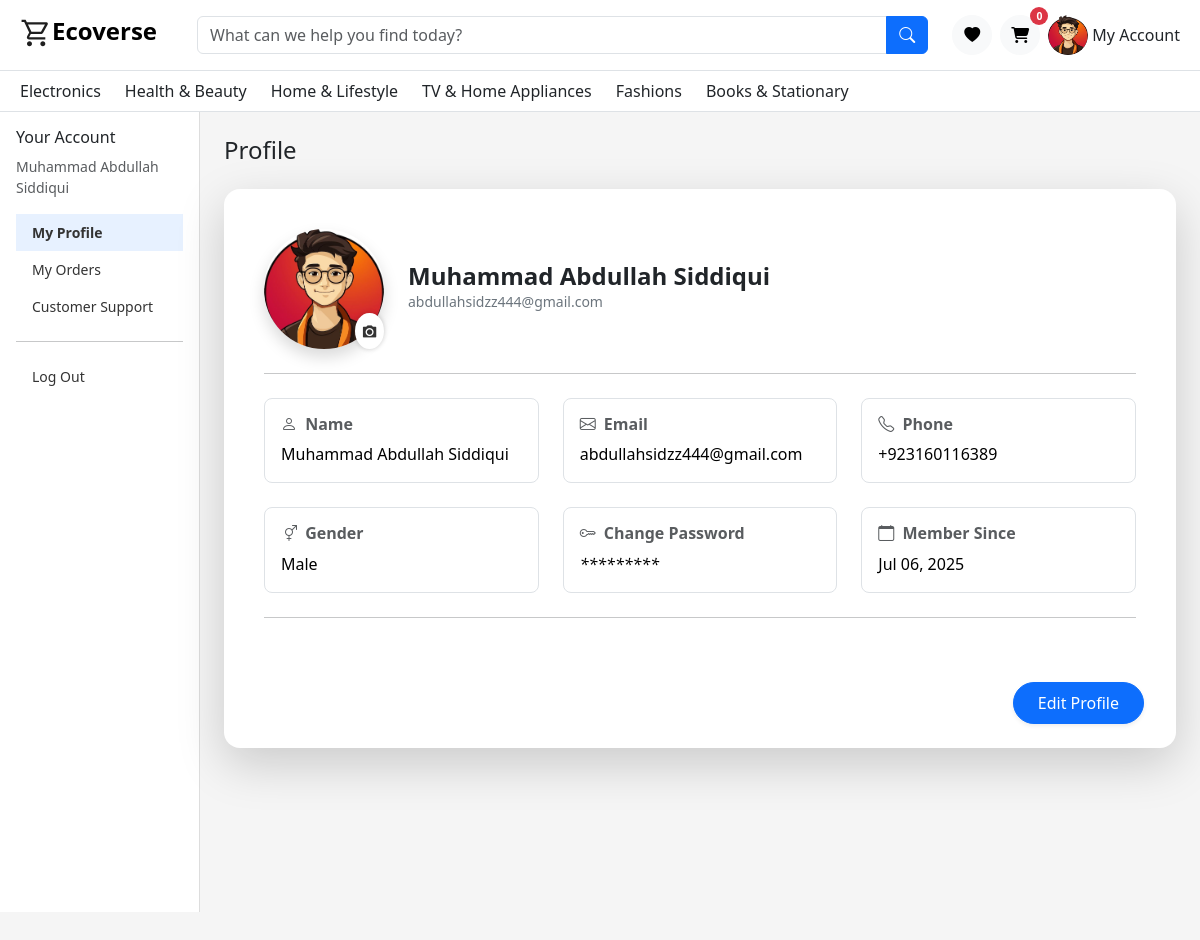
Page /Client/homeprofile.php (signed in) on the earlier database version.
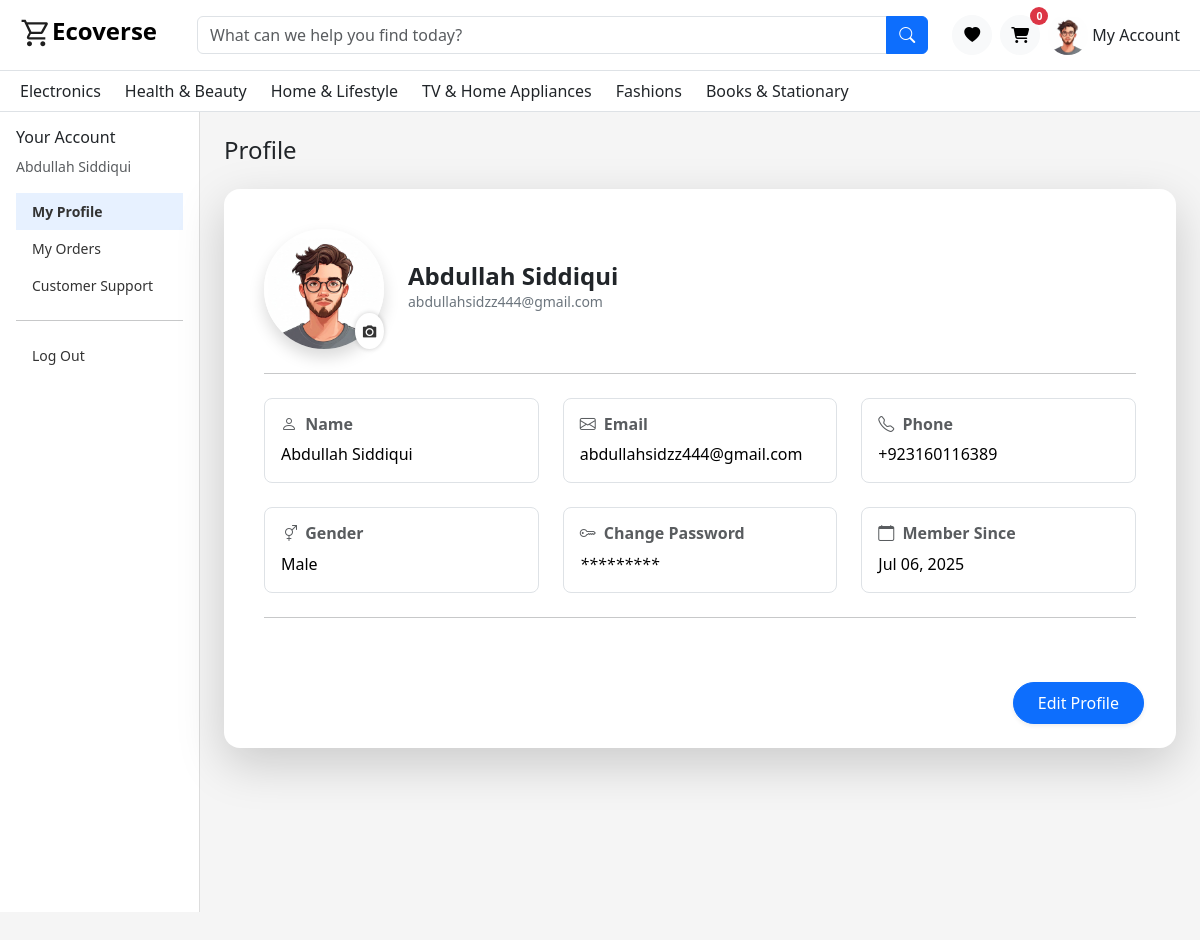
Same page on the later database version.
### tables this page shows
CREATE TABLE `users` (
  `id` int(11) NOT NULL,
  `name` varchar(100) NOT NULL,
  `email` varchar(100) NOT NULL,
  `password` varchar(255) NOT NULL,
  `phone` varchar(20) DEFAULT NULL,
  `role` enum('user','admin') DEFAULT 'user',
  `status` enum('active','inactive') DEFAULT 'active',
  `created_at` datetime DEFAULT current_timestamp(),
  `updated_at` datetime DEFAULT current_timestamp() ON UPDATE current_timestamp(),
  `user_profile` varchar(255) NOT NULL DEFAULT '',
  `gender` enum('male','female') DEFAULT 'male',
  `email_token` varchar(255) DEFAULT NULL,
  `token_expiry` datetime DEFAULT NULL
);

### Client/homeprofile.php (the view, shortened to what the changed rows need)
<?php
include './includes/Navbar.php';
include("../Server/Admin-Panel/config/db.php");
$user_id = $_SESSION['user_id'];
?>
<link href="https://cdn.jsdelivr.net/npm/bootstrap@5.3.3/dist/css/bootstrap.min.css" rel="stylesheet" />
<link href="https://cdnjs.cloudflare.com/ajax/libs/font-awesome/6.5.0/css/all.min.css" rel="stylesheet" />
<div    class="container-fluid">
  <div class="row">
    <?php
    $sql = "SELECT * FROM users WHERE id = $user_id";
    $result = $conn->query($sql);
    if ($row = $result->fetch_assoc()) {
    ?>
      <div id="sidebar_mob"  class="col-12 col-md-3 col-lg-2 sidebar p-0">
        <div  class="p-3">
          <h6>Your Account</h6>
          <small class="text-muted d-block mb-3"><?= htmlspecialchars($row['name']) ?></small>
          <a href="./homeprofile.php" id="Home" class="active">My Profile</a>
          <a href="./Profile.php" id='myorders'>My Orders</a>
          <a href="./customer_support.php">Customer Support</a>
             <hr />
          <a href="./logout.php">Log Out</a>
        </div>
      </div>
    <?php
    }
    ?>
    <div class="col-md-9 col-lg-10 p-4">
      <div class="card shadow-lg border-0 rounded-4 mt-4 p-4 bg-white">
        <?php
        $sql = "SELECT users.name, users.gender , users.password as pass , users.id AS user_id, users.role, users.status, users.email, users.created_at,
        users.phone, addresses.city, addresses.country, addresses.address_line1 AS address, users.user_profile as user_profile
        FROM users
        LEFT JOIN addresses ON users.id = addresses.user_id
        WHERE users.id = $user_id";
        $result = $conn->query($sql);
        if ($row = $result->fetch_assoc()) {
        ?>
          <div class="card-body">
            <div class="d-flex flex-column flex-sm-row align-items-center text-center text-sm-start gap-4 mb-4">
              <div>
                <form method="POST" enctype="multipart/form-data" id="profileForm">
                  <div class="profile-picture-wrapper" style="position: relative; width: 120px; height: 120px;">
                    <img
                      src="<?= empty($row['user_profile']) ? './Assets/Images/user.png' : '../Server/uploads/' . $row['user_profile'] ?>"
                      alt="User Avatar"
                      class="rounded-circle img-fluid shadow"
                      style="width: 120px; height: 120px; object-fit: cover;"
                      id="profile-preview">
                    <label for="profile-image-home" class="camera-icon  btn"
                      style="position: absolute; bottom: 0; right: 0; background: #fff; border-radius: 50%; cursor: pointer; padding: 5px;">
                      <i class="ri-camera-fill"></i>
                    </label>
                  </div>
                </form>
              </div>
              <div>
                <h4 class="fw-bold mb-0"><?= htmlspecialchars($row['name']) ?></h4>
                <p class="text-secondary small mb-1"><?= htmlspecialchars($row['email']) ?></p>
              </div>
            </div>
            <hr class="my-4">
            <div class="row g-4  " id='user_information'>
              <div class="col-12 col-md-4">
                <div class="p-3 border rounded-3 h-100">
                  <h6 class="text-muted fw-semibold mb-2">
                    <i class="bi bi-person me-1"></i> Name
                  </h6>
                  <p class="mb-0 <?= empty($row['name']) ? 'text-muted fst-italic' : 'text-black' ?>">
                    <?= empty($row['name']) ? 'No name provided' : htmlspecialchars($row['name']) ?>
                  </p>
                </div>
              </div>
              <div class="col-12 col-md-4">
                <div class="p-3 border rounded-3 h-100">
                  <h6 class="text-muted fw-semibold mb-2">
                    <i class="bi bi-envelope me-1"></i> Email
                  </h6>
                  <p class="mb-0 <?= empty($row['email']) ? 'text-muted fst-italic' : 'text-black' ?>">
                    <?= empty($row['email']) ? 'No email provided' : htmlspecialchars($row['email']) ?>
                  </p>
                </div>
              </div>
              <div class="col-12 col-md-4">
                <div class="p-3 border rounded-3 h-100">
                  <h6 class="text-muted fw-semibold mb-2">
                    <i class="bi bi-telephone me-1"></i> Phone
                  </h6>
                  <p class="mb-0 <?= empty($row['phone']) ? 'text-muted fst-italic' : 'text-black' ?>">
                    <?= empty($row['phone']) ? 'No phone number provided' : htmlspecialchars($row['phone']) ?>
                  </p>
                </div>
              </div>
              <div class="col-12 col-md-4">
                <div class="p-3 border rounded-3 h-100">
                  <h6 class="text-muted fw-semibold mb-2">
                    <i class="bi bi-gender-ambiguous me-1"></i> Gender
                  </h6>
                  <p class="mb-0 <?= empty($row['gender']) ? 'text-muted fst-italic' : 'text-black' ?>">
                    <?= empty($row['gender']) ? 'Not specified' : htmlspecialchars(ucfirst($row['gender'])) ?>
                  </p>
                </div>
              </div>
              <div id="change_password" class="col-12 col-md-4 cursor-pointer">
                <div class="p-3 border rounded-3 h-100">
                  <h6 class="text-muted fw-semibold mb-2">
                    <i class="bi bi-key me-1"></i> Change Password
                  </h6>
                  <p class="mb-0 text-black fst-italic">
                    *********
                  </p>
                </div>
              </div>
              <div class="col-12 col-md-4">
                <div class="p-3 border rounded-3 h-100">
                  <h6 class="text-muted fw-semibold mb-2">
                    <i class="bi bi-calendar me-1"></i> Member Since
                  </h6>
                  <p class="mb-0 text-black">
                    <?= htmlspecialchars(date('M d, Y', strtotime($row['created_at']))) ?>
                  </p>
                </div>
              </div>
            </div>
            <hr class="my-4">
          </div>
          <div class="text-center text-md-end mt-4">
            <a id="editbtn" class="btn btn-primary px-4 py-2 rounded-pill shadow-sm me-2">Edit Profile</a>
          </div>
      </div>
    <?php
        } else {
          echo '<div class="card-body text-center text-muted">User data not found.</div>';
        }
    ?>
    </div>
  </div>
</div>

### Client/includes/Navbar.php (shortened to what the changed rows need)
<?php
 include("../Server/Admin-Panel/config/db.php");
 if (isset($_SESSION['user_id'])) {
   $user_id = $_SESSION['user_id'];
   $sql = "SELECT * FROM users WHERE id = $user_id ";
   $result = $conn->query($sql);
   if ($row = $result->fetch_assoc()) {
     $profile = $row['user_profile'];
   }
 }
 ?>
<nav class="navbar navbar-expand-lg bg-white border-bottom pt-2  ">
  <div class="container-fluid mx-2 navbar_des  ">
    <div id='icons_navbar' class="d-flex align-items-center gap-2">
      <div class="dropdown drop">
        <a class="nav-link d-flex align-items-center" href="#" data-bs-toggle="dropdown">
          <img src="<?= empty($profile) ? './Assets/Images/user.png' : '../Server/uploads/' . $profile ?>" width="40" height="40" class="rounded-circle me-1">
          My Account
        </a>
      </div>
    </div>
  </div>
</nav>

Differences in the rows shown:
changed users "abdullahsidzz444@gmail.com": user_profile: a different picture; name "Muhammad Abdullah Siddiqui" → "Abdullah Siddiqui"
